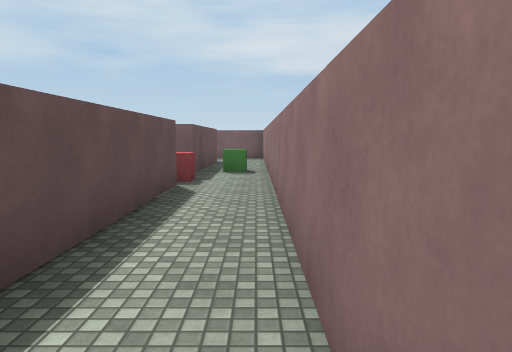
[1] (above)

16 first-person views from a walk through a Unity game level. The camera is 1.5 m above the floor, tilts 6° down and sees 70° across. The floor is counted in squares, 2 m on a side. Each view is taken from the middle of a square. On the plan, view 1 faces up. The plan holds only what a view shows up to about 11 squares ahead; the rest is blank. Surface patterns are stand-ins for the level's own textures.

[2]
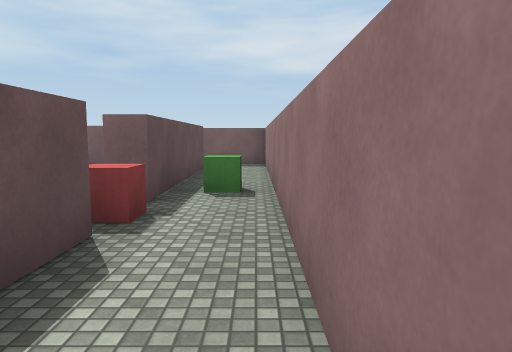

[3]
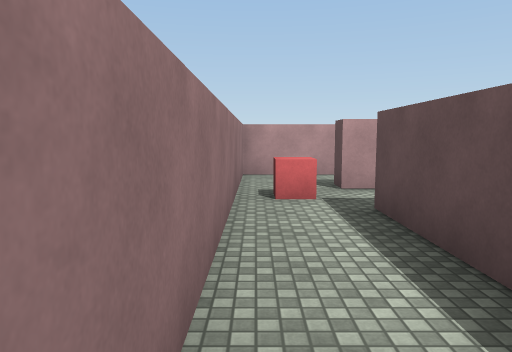

[4]
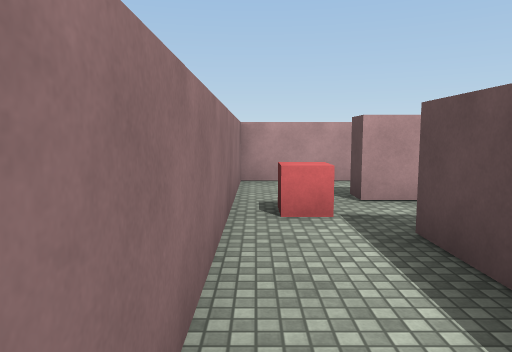

[5]
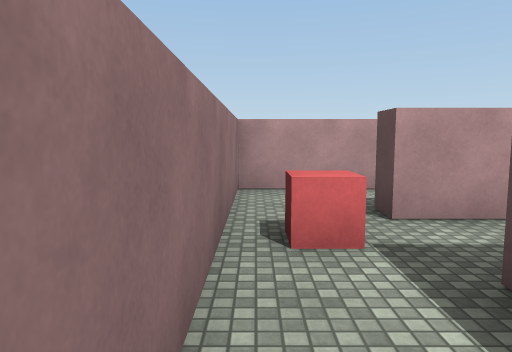

[6]
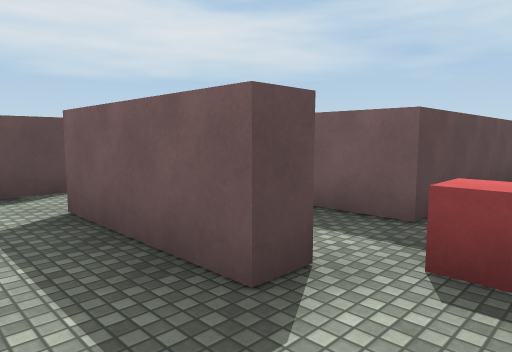

[7]
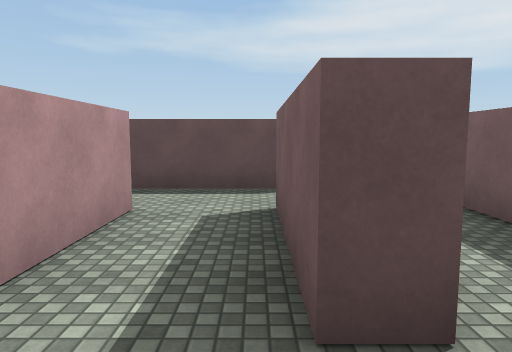

[8]
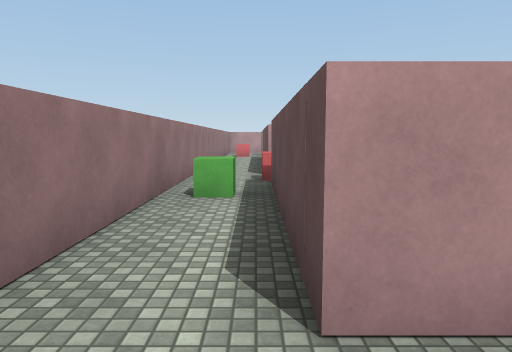

[9]
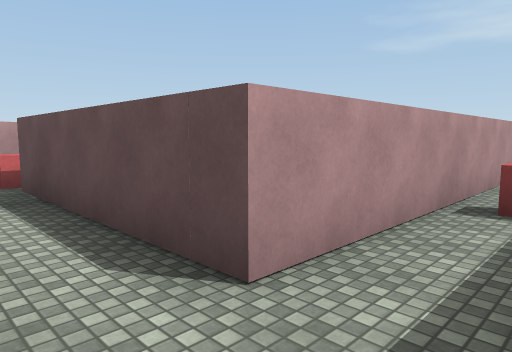

[10]
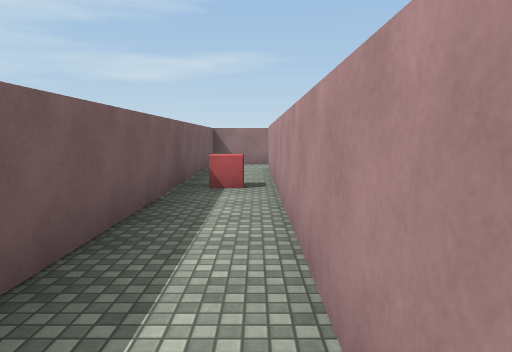

[11]
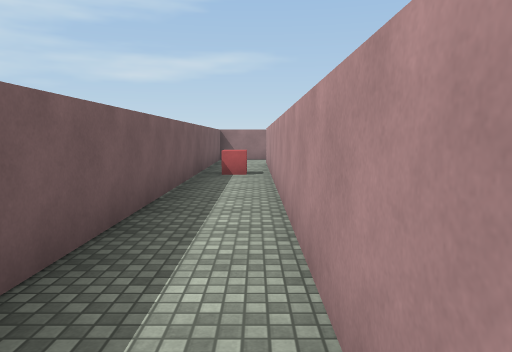

[12]
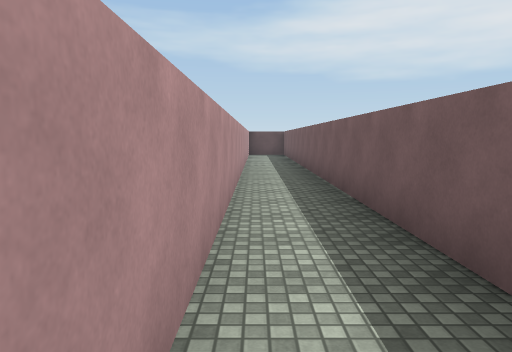

[13]
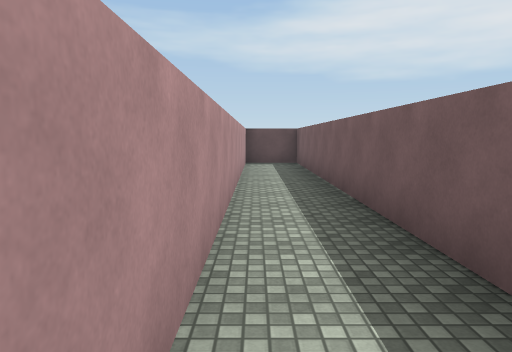

[14]
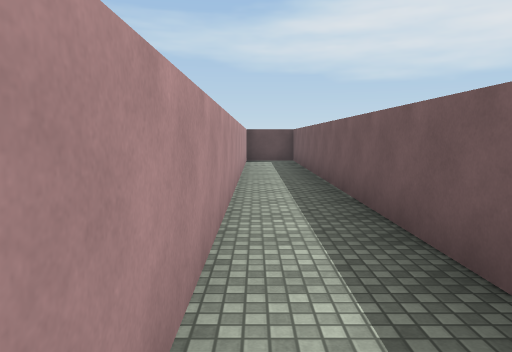

[15]
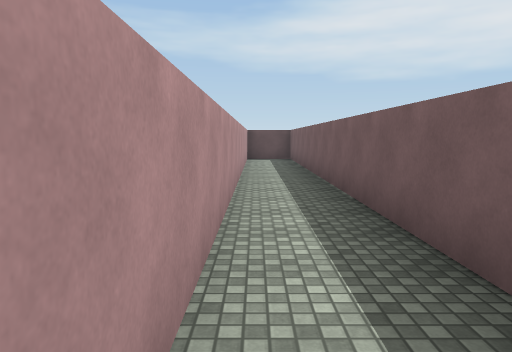

[16]
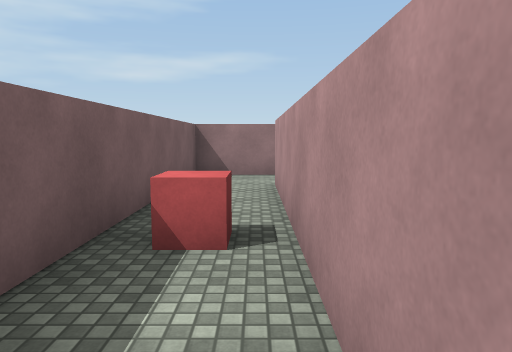

### Floor plan
Points are (right, up) in squares from view 1. A wall is a line through its corners. A room is listed if a view was taken in it or the views show most of it. See-through windows are left out.
Room 1 (views 1, 2, 3, 4, 5)
walls: (-1.2, 5.8) (-1.2, -0.8); (0.3, -2.5) (0.3, 11.4); (-1.2, 11.7) (-1.2, 7.2)
ways out: opening at (-0.5, -3) to room 2; opening at (0, 11) to room 3; opening at (-2.5, -2) to room 5; opening at (-1, 6.5)
objects: red cube (-1, 6); red cube (0, -2); green cube (0, 8)
Room 2 (views 6, 7)
walls: (-1.2, -2.3) (-1.2, -2.8) (-3.9, -2.8); (-3.8, -4.3) (0.3, -4.3) (0.3, -2.5)
ways out: opening at (-0.5, -3) to room 1; opening at (-2.5, -4) to room 4
Room 3 (views 8, 9, 10, 11, 12, 13, 14, 15, 16)
walls: (-23.2, 11.7) (-1.2, 11.7); (0.3, 11.4) (0.3, 13.2) (-23.7, 13.2) (-23.7, 11.6)
ways out: opening at (0, 11) to room 1
objects: red cube (-4, 12)
Room 4 (no view inside)
walls: (-5.2, -2.2) (-5.2, -4.9)
ways out: opening at (-2.5, -4) to room 2; opening at (-4, -3) to room 5
Room 5 (no view inside)
walls: (-2.4, -2.3) (-1.2, -2.3); (-1.2, -0.8) (-3.9, -0.8)
ways out: opening at (-2.5, -2) to room 1; opening at (-4, -3) to room 4; opening at (-5, -2)

Where each view was taken, in squares from view 1:
view 1: 0 up, 0 right, facing up
view 2: 3 up, 0 right, facing up
view 3: 3 up, 0 right, facing down
view 4: 2 up, 0 right, facing down
view 5: 1 up, 0 right, facing down
view 6: 4 down, 0 right, facing up-left
view 7: 3 down, 0 right, facing left
view 8: 13 up, 1 left, facing down
view 9: 13 up, 0 right, facing down-left
view 10: 12 up, 10 left, facing right
view 11: 12 up, 12 left, facing right
view 12: 12 up, 8 left, facing left
view 13: 12 up, 13 left, facing left
view 14: 12 up, 12 left, facing left
view 15: 12 up, 11 left, facing left
view 16: 12 up, 7 left, facing right
